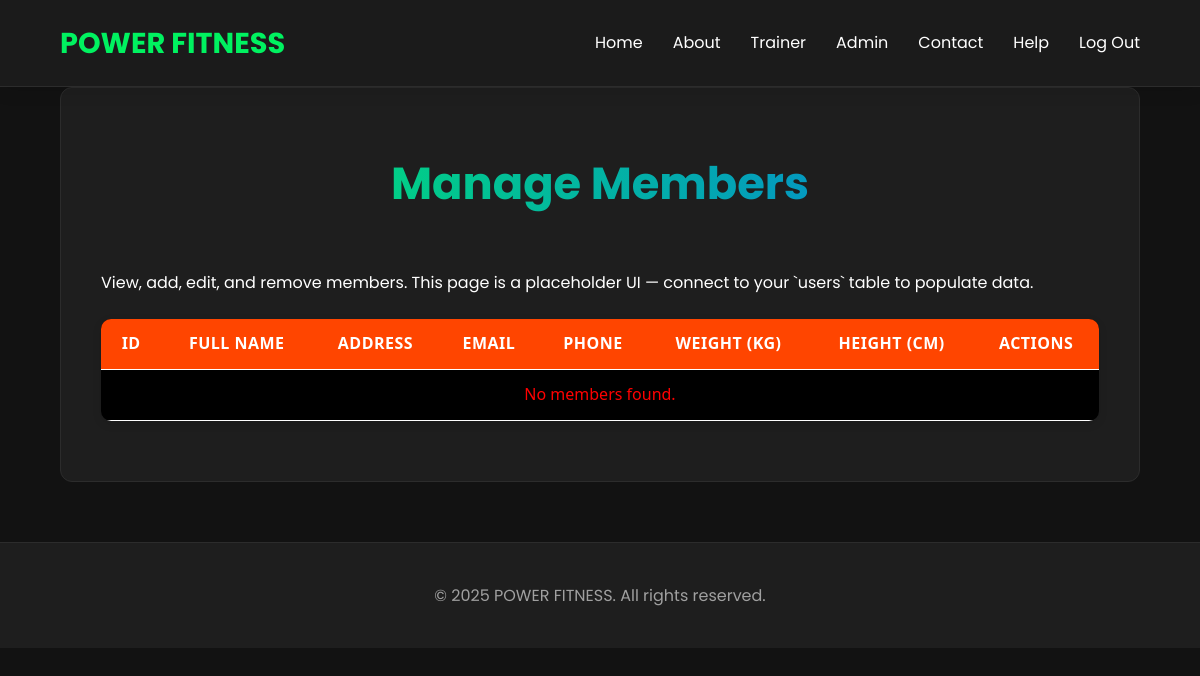
Before: /power_fitness/manage_members.php with the older database file.
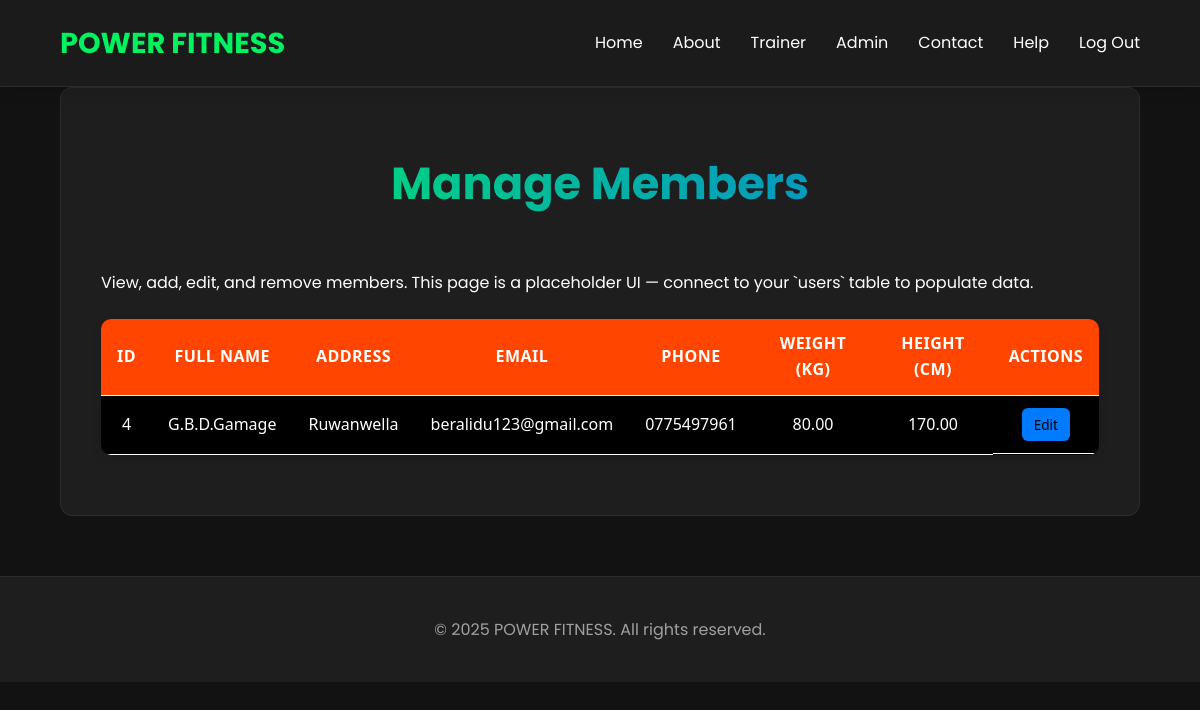
After: the same page with the newer database file.
### tables this page shows
CREATE TABLE `users` (
  `user_id` int(11) NOT NULL,
  `full_name` varchar(100) NOT NULL,
  `email` varchar(100) NOT NULL,
  `password_hash` varchar(255) NOT NULL,
  `phone` varchar(15) DEFAULT NULL,
  `role` enum('member','trainer','admin') NOT NULL DEFAULT 'member',
  `created_at` timestamp NOT NULL DEFAULT current_timestamp(),
  `address` varchar(255) DEFAULT NULL,
  `weight` decimal(5,2) DEFAULT NULL,
  `height` decimal(5,2) DEFAULT NULL
);

### power_fitness/manage_members.php (the view, shortened to what this page needs)
<?php
include 'db.php';
?>
<!DOCTYPE html>
<html lang="en">
<head>
    <link rel="stylesheet" href="style.css">
</head>
<body>
    <?php include 'header.php'; ?>
    <main>
        <section class="admin-page">
            <h2>Manage Members</h2>
            <p>View, add, edit, and remove members. This page is a placeholder UI — connect to your `users` table to populate data.</p>
      <table class="data-table">
    <thead>
        <tr>
            <th>ID</th>
            <th>Full Name</th>
            <th>Address</th>
            <th>Email</th>
            <th>Phone</th>
            <th>Weight (kg)</th>
            <th>Height (cm)</th>
            <th>Actions</th>
        </tr>
    </thead>
    <tbody>
    <?php
    $stmt = $conn->prepare("SELECT user_id, full_name, address, email, phone, weight, height FROM users WHERE role = 'member'");
    $stmt->execute();
    $result = $stmt->get_result();
    if ($result->num_rows > 0):
        while ($row = $result->fetch_assoc()):
    ?>
        <tr>
            <td><?= htmlspecialchars($row['user_id']); ?></td>
            <td><?= htmlspecialchars($row['full_name']); ?></td>
            <td><?= htmlspecialchars($row['address'] ?: '-'); ?></td>
            <td><?= htmlspecialchars($row['email']); ?></td>
            <td><?= htmlspecialchars($row['phone']); ?></td>
            <td><?= htmlspecialchars($row['weight'] ?: '-'); ?></td>
            <td><?= htmlspecialchars($row['height'] ?: '-'); ?></td>
            <td class="action-buttons">
                <a href="signup.php?id=<?= $row['user_id']; ?>" class="edit-btn">Edit</a>
            </td>
        </tr>
    <?php
        endwhile;
    else:
        echo '<tr><td colspan="8" class="no-data">No members found.</td></tr>';
    endif;
    ?>
    </tbody>
</table>
        </section>
    </main>
    <?php include 'footer.php'; ?>
</body>
</html>

Changed rows visible on the page:
added users: user_id "4", full_name "G.B.D.Gamage", address "Ruwanwella", email "beralidu123@gmail.com", phone "0775497961", weight "80.00", height "170.00"
Other visible differences:
text no longer shown: "No members found."
